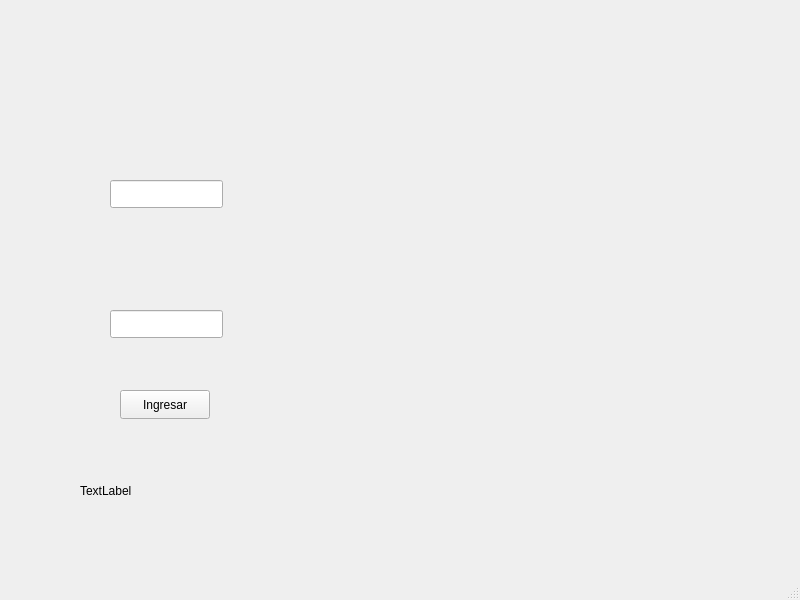
<?xml version="1.0" encoding="UTF-8"?>
<ui version="4.0">
 <class>MainWindow</class>
 <widget class="QMainWindow" name="MainWindow">
  <property name="geometry">
   <rect>
    <x>0</x>
    <y>0</y>
    <width>800</width>
    <height>600</height>
   </rect>
  </property>
  <property name="windowTitle">
   <string>MainWindow</string>
  </property>
  <widget class="QWidget" name="centralwidget">
   <widget class="QLineEdit" name="lineEditUsuario">
    <property name="geometry">
     <rect>
      <x>110</x>
      <y>180</y>
      <width>113</width>
      <height>28</height>
     </rect>
    </property>
   </widget>
   <widget class="QLineEdit" name="lineEditClave">
    <property name="geometry">
     <rect>
      <x>110</x>
      <y>310</y>
      <width>113</width>
      <height>28</height>
     </rect>
    </property>
    <property name="echoMode">
     <enum>QLineEdit::EchoMode::Password</enum>
    </property>
   </widget>
   <widget class="QPushButton" name="btnIngresar">
    <property name="geometry">
     <rect>
      <x>120</x>
      <y>390</y>
      <width>90</width>
      <height>29</height>
     </rect>
    </property>
    <property name="text">
     <string>Ingresar</string>
    </property>
   </widget>
   <widget class="QLabel" name="labelTemp">
    <property name="geometry">
     <rect>
      <x>80</x>
      <y>460</y>
      <width>191</width>
      <height>61</height>
     </rect>
    </property>
    <property name="text">
     <string>TextLabel</string>
    </property>
   </widget>
  </widget>
  <widget class="QMenuBar" name="menubar">
   <property name="geometry">
    <rect>
     <x>0</x>
     <y>0</y>
     <width>800</width>
     <height>25</height>
    </rect>
   </property>
  </widget>
  <widget class="QStatusBar" name="statusbar"/>
 </widget>
 <resources/>
 <connections/>
</ui>
